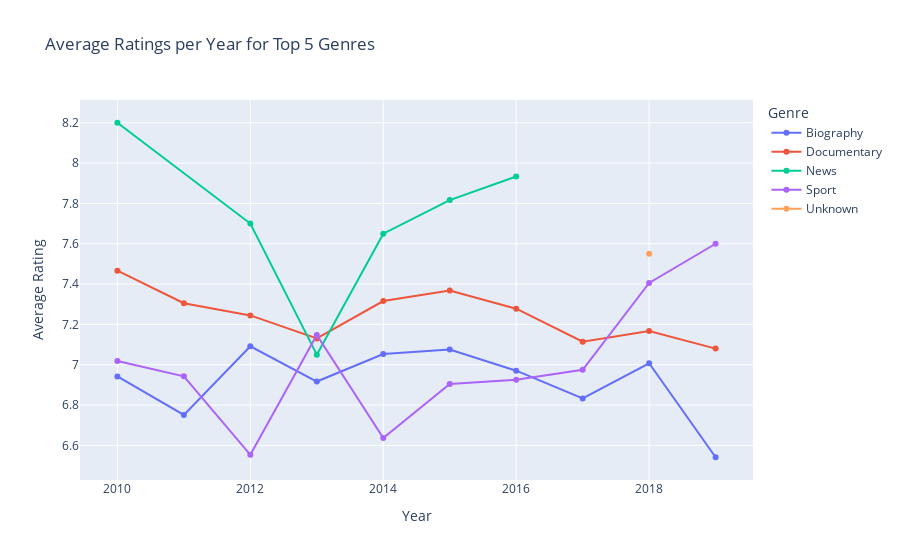

Here is the notebook cell this chart was saved with:
### Code cell
# Split genres into individual rows
df_genres = df.assign(genre=df["genres"].str.split(",")).explode("genre")

# Compute overall average rating per genre
overall_genre_ratings = df_genres.groupby("genre")["averagerating"].mean().sort_values(ascending=False)
top5_genres = overall_genre_ratings.head(5).index.tolist()

# Filter to top 5 genres
top5_df = df_genres[df_genres["genre"].isin(top5_genres)]

# Average rating per year per genre
genre_ratings_year = top5_df.groupby(["start_year","genre"])["averagerating"].mean().reset_index()

# Interactive line chart with markers and tooltips
fig = px.line(
    genre_ratings_year,
    x="start_year",
    y="averagerating",
    color="genre",
    markers=True,
    hover_data={"genre": True, "start_year": True, "averagerating": ':.2f'},
    title="Average Ratings per Year for Top 5 Genres"
)

fig.update_layout(
    xaxis_title="Year",
    yaxis_title="Average Rating",
    legend_title="Genre",
    hovermode="x unified"
)

fig.show()

### Figure 1 — Plotly figure (JSON) as saved in the notebook; plotly's stock layout.template omitted (floating-point values rounded to 4 significant figures)
{"data": [{"customdata": [["Biography"], ["Biography"], ["Biography"], ["Biography"], ["Biography"], ["Biography"], ["Biography"], ["Biography"], ["Biography"], ["Biography"]], "hovertemplate": "genre=%{customdata[0]}<br>start_year=%{x}<br>averagerating=%{y:.2f}<extra></extra>", "legendgroup": "Biography", "line": {"color": "#636efa", "dash": "solid"}, "marker": {"symbol": "circle"}, "mode": "lines+markers", "name": "Biography", "orientation": "v", "showlegend": true, "type": "scatter", "x": [2010, 2011, 2012, 2013, 2014, 2015, 2016, 2017, 2018, 2019], "xaxis": "x", "y": [6.942, 6.751, 7.091, 6.917, 7.053, 7.076, 6.97, 6.833, 7.007, 6.541], "yaxis": "y"}, {"customdata": [["Documentary"], ["Documentary"], ["Documentary"], ["Documentary"], ["Documentary"], ["Documentary"], ["Documentary"], ["Documentary"], ["Documentary"], ["Documentary"]], "hovertemplate": "genre=%{customdata[0]}<br>start_year=%{x}<br>averagerating=%{y:.2f}<extra></extra>", "legendgroup": "Documentary", "line": {"color": "#EF553B", "dash": "solid"}, "marker": {"symbol": "circle"}, "mode": "lines+markers", "name": "Documentary", "orientation": "v", "showlegend": true, "type": "scatter", "x": [2010, 2011, 2012, 2013, 2014, 2015, 2016, 2017, 2018, 2019], "xaxis": "x", "y": [7.467, 7.305, 7.245, 7.13, 7.316, 7.368, 7.278, 7.114, 7.167, 7.08], "yaxis": "y"}, {"customdata": [["News"], ["News"], ["News"], ["News"], ["News"], ["News"]], "hovertemplate": "genre=%{customdata[0]}<br>start_year=%{x}<br>averagerating=%{y:.2f}<extra></extra>", "legendgroup": "News", "line": {"color": "#00cc96", "dash": "solid"}, "marker": {"symbol": "circle"}, "mode": "lines+markers", "name": "News", "orientation": "v", "showlegend": true, "type": "scatter", "x": [2010, 2012, 2013, 2014, 2015, 2016], "xaxis": "x", "y": [8.2, 7.7, 7.05, 7.65, 7.817, 7.933], "yaxis": "y"}, {"customdata": [["Sport"], ["Sport"], ["Sport"], ["Sport"], ["Sport"], ["Sport"], ["Sport"], ["Sport"], ["Sport"], ["Sport"]], "hovertemplate": "genre=%{customdata[0]}<br>start_year=%{x}<br>averagerating=%{y:.2f}<extra></extra>", "legendgroup": "Sport", "line": {"color": "#ab63fa", "dash": "solid"}, "marker": {"symbol": "circle"}, "mode": "lines+markers", "name": "Sport", "orientation": "v", "showlegend": true, "type": "scatter", "x": [2010, 2011, 2012, 2013, 2014, 2015, 2016, 2017, 2018, 2019], "xaxis": "x", "y": [7.019, 6.942, 6.553, 7.148, 6.636, 6.905, 6.925, 6.975, 7.406, 7.6], "yaxis": "y"}, {"customdata": [["Unknown"]], "hovertemplate": "genre=%{customdata[0]}<br>start_year=%{x}<br>averagerating=%{y:.2f}<extra></extra>", "legendgroup": "Unknown", "line": {"color": "#FFA15A", "dash": "solid"}, "marker": {"symbol": "circle"}, "mode": "lines+markers", "name": "Unknown", "orientation": "v", "showlegend": true, "type": "scatter", "x": [2018], "xaxis": "x", "y": [7.55], "yaxis": "y"}], "layout": {"hovermode": "x unified", "legend": {"title": {"text": "Genre"}, "tracegroupgap": 0}, "title": {"text": "Average Ratings per Year for Top 5 Genres"}, "xaxis": {"anchor": "y", "domain": [0, 1], "title": {"text": "Year"}}, "yaxis": {"anchor": "x", "domain": [0, 1], "title": {"text": "Average Rating"}}}}
